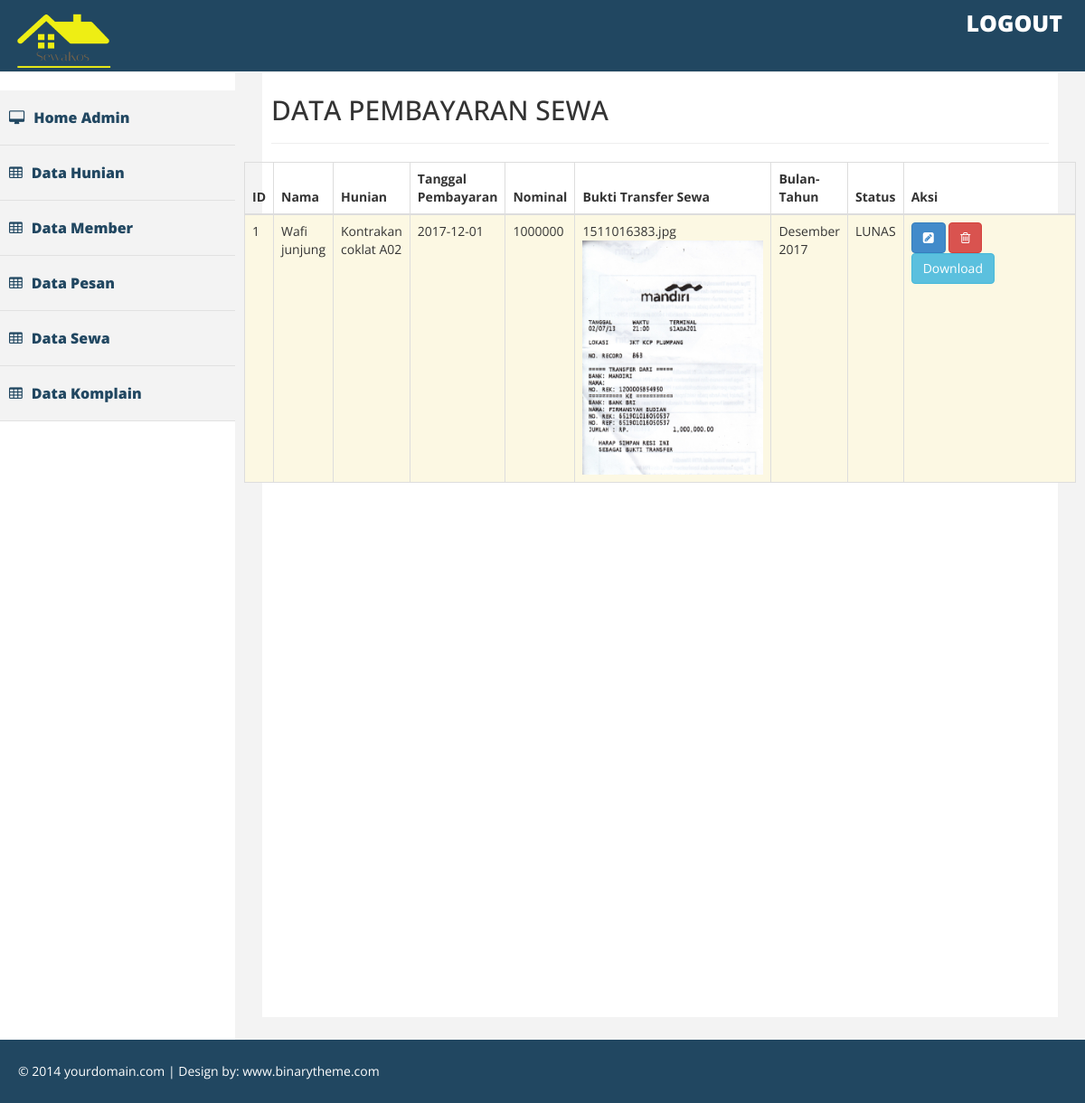
Page /index.php/sewa on the committed database.
### tables this page shows
CREATE TABLE `sewa` (
  `id_sewa` int(15) NOT NULL,
  `id_member` int(15) NOT NULL,
  `id_hunian` int(15) NOT NULL,
  `tanggal` varchar(100) NOT NULL,
  `nominal` varchar(100) NOT NULL,
  `gambar` varchar(100) NOT NULL,
  `status` varchar(100) NOT NULL,
  `bulan` varchar(100) NOT NULL
);

CREATE TABLE `member` (
  `id_member` int(15) NOT NULL,
  `nama_member` varchar(200) NOT NULL,
  `pass_member` varchar(200) NOT NULL,
  `email_member` varchar(200) NOT NULL,
  `status` varchar(200) NOT NULL,
  `nohp` varchar(200) NOT NULL,
  `alamat_member` varchar(200) NOT NULL
);

CREATE TABLE `hunian` (
  `id_hunian` int(15) NOT NULL,
  `nama_hunian` varchar(100) NOT NULL,
  `jenis_hunian` varchar(100) NOT NULL,
  `deskripsi_hunian` text NOT NULL,
  `status_hunian` varchar(100) NOT NULL,
  `harga_hunian` int(15) NOT NULL,
  `gambar` varchar(300) NOT NULL
);

### application/controllers/Sewa.php (called while the page is built, shortened)
<?php
class Sewa extends CI_Controller
{
	function __construct()
	{
		$this->load->model('Sewa_model');
		$this->load->model('Member_model');
		$this->load->model('Hunian_model');
	}
	function index()
	{
		$data['sewa'] = $this->Sewa_model->ambil_data();
		$this->load->view('Admin/Sewa_list',$data);
	}
}
 ?>

### index.php (called while the page is built, shortened)
<?php
require_once BASEPATH.'core/CodeIgniter.php';

### application/models/Sewa_model.php (called while the page is built, shortened)
<?php
class Sewa_model extends CI_Model
{
	function ambil_data()
	{
		$this->db->select('sewa.id_sewa, member.nama_member, hunian.nama_hunian, sewa.tanggal, sewa.nominal, sewa.gambar,  sewa.bulan, sewa.status');
		$this->db->from('sewa');
		$this->db->join('member', 'sewa.id_member = member.id_member');
		$this->db->join('hunian', 'sewa.id_hunian = hunian.id_hunian');
		$query = $this->db->get();
		return $query->result();
	}
}

### application/views/Admin/Sewa_list.php (the view, shortened to what this page needs)
<div id="page-wrapper" >
    <div id="page-inner">
      <div class="row">
        <div class="col-lg-12">
           <h2>DATA PEMBAYARAN SEWA</h2>
           <hr>
	</div>
	<div class="row">
		<table id="example" class="table table-striped table-bordered">
			<thead>
				<tr>
					<th>ID </th>
					<th>Nama</th>
					<th>Hunian</th>
					<th>Tanggal Pembayaran</th>
					<th>Nominal</th>
					<th>Bukti Transfer Sewa</th>
					<th>Bulan-Tahun </th>
					<th>Status</th>
					<th style="width:200px">Aksi</th>
				</tr>
			</thead>
			<tbody>
				<?php foreach ($sewa as $key => $value) { ?>
				<tr class="warning">
					<td><?php echo $value->id_sewa; ?></td>
					<td><?php echo $value->nama_member ?></td>
					<td><?php echo $value->nama_hunian; ?></td>
					<td><?php echo $value->tanggal; ?></td>
					<td><?php echo $value->nominal; ?></td>
					<td><?php echo $value->gambar; ?><img style="width:200px; height:auto;" width="50%" height="50%" src="<?php echo site_url()?>assets/admin/uploads/<?php echo $value->gambar; ?>"></td>
					<td><?php echo $value->bulan; ?></td>
					<td><?php echo $value->status; ?></td>
					<td>
						<a href="<?php echo site_url('Sewa/update/'.$value->id_sewa); ?>"
							class="btn btn-primary">
							<i class="fa fa-pencil-square"></i>
						</a>
						<a href="<?php echo site_url('Sewa/delete/'.$value->id_sewa); ?>"
							class="btn btn-danger">
							<i class="fa fa-trash-o"></i>
						</a>
						<a href="<?php echo site_url('Sewa/download/'.$value->id_sewa); ?>" class="btn btn-info">Download</a>
					</td>
				</tr>
				<?php } ?>
			</tbody>
		</table>
	</div>
</div>
</div>
</div>

### assets/admin/css/custom.css (style rules this page uses)
body { font-family: 'Open Sans', sans-serif; line-height:30px; }
#page-wrapper { padding: 15px 15px; min-height: 600px; background:#F3F3F3; }
#page-inner { width:100%; margin:10px 20px 10px 0px; background-color:#fff!important; padding:10px; min-height:1050px; }
@media (min-width:768px) { #page-wrapper { margin: 0 0 0 260px; padding: 15px 30px; min-height: 1050px; } }

### rows in the picture
sewa: id_sewa "1", id_member.nama_member "Wafi junjung", id_hunian.nama_hunian "Kontrakan coklat A02", tanggal "2017-12-01", nominal "1000000", gambar "1511016383.jpg", gambar (picture), bulan "Desember 2017", status "LUNAS"
